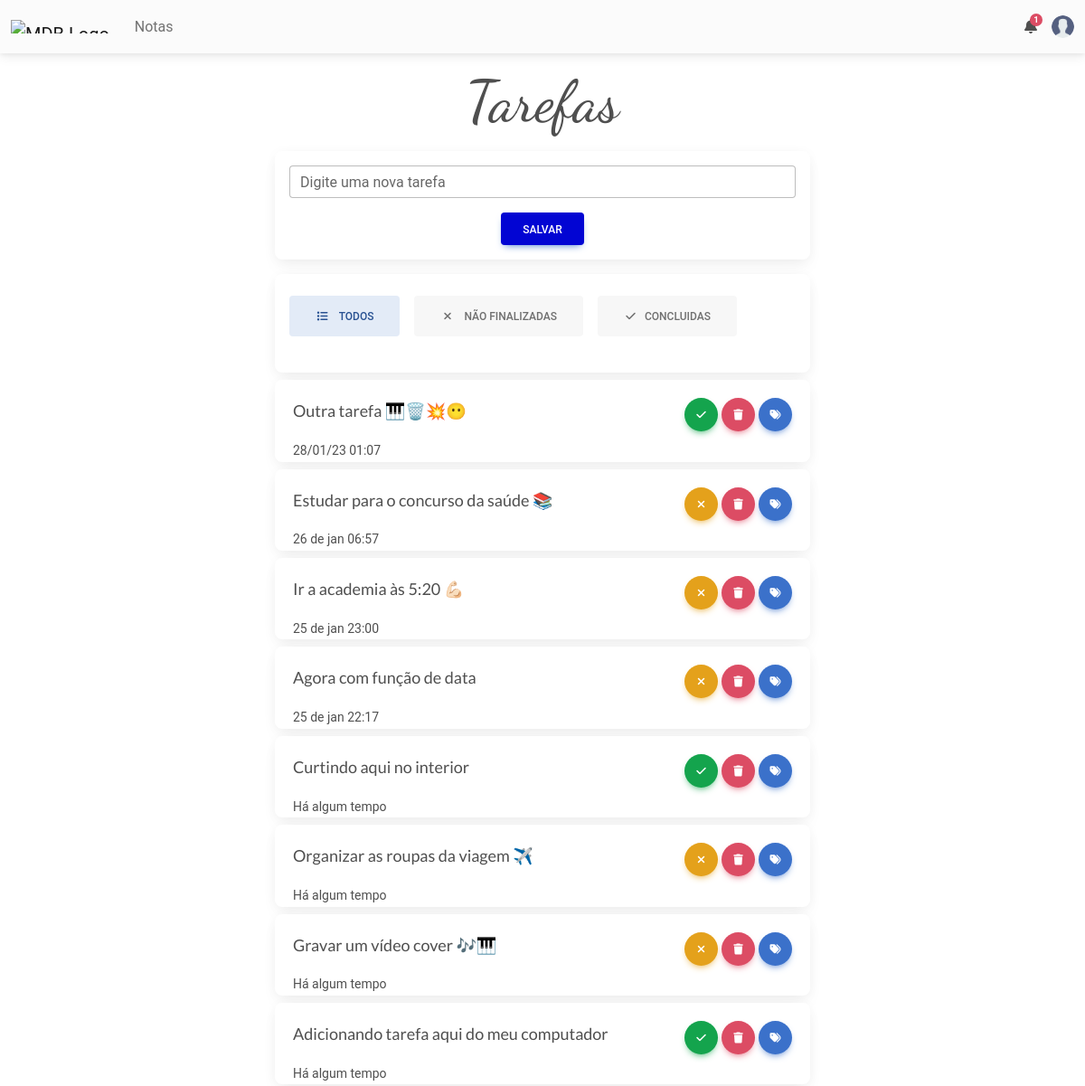
Before: / (upper part) with the older database file.
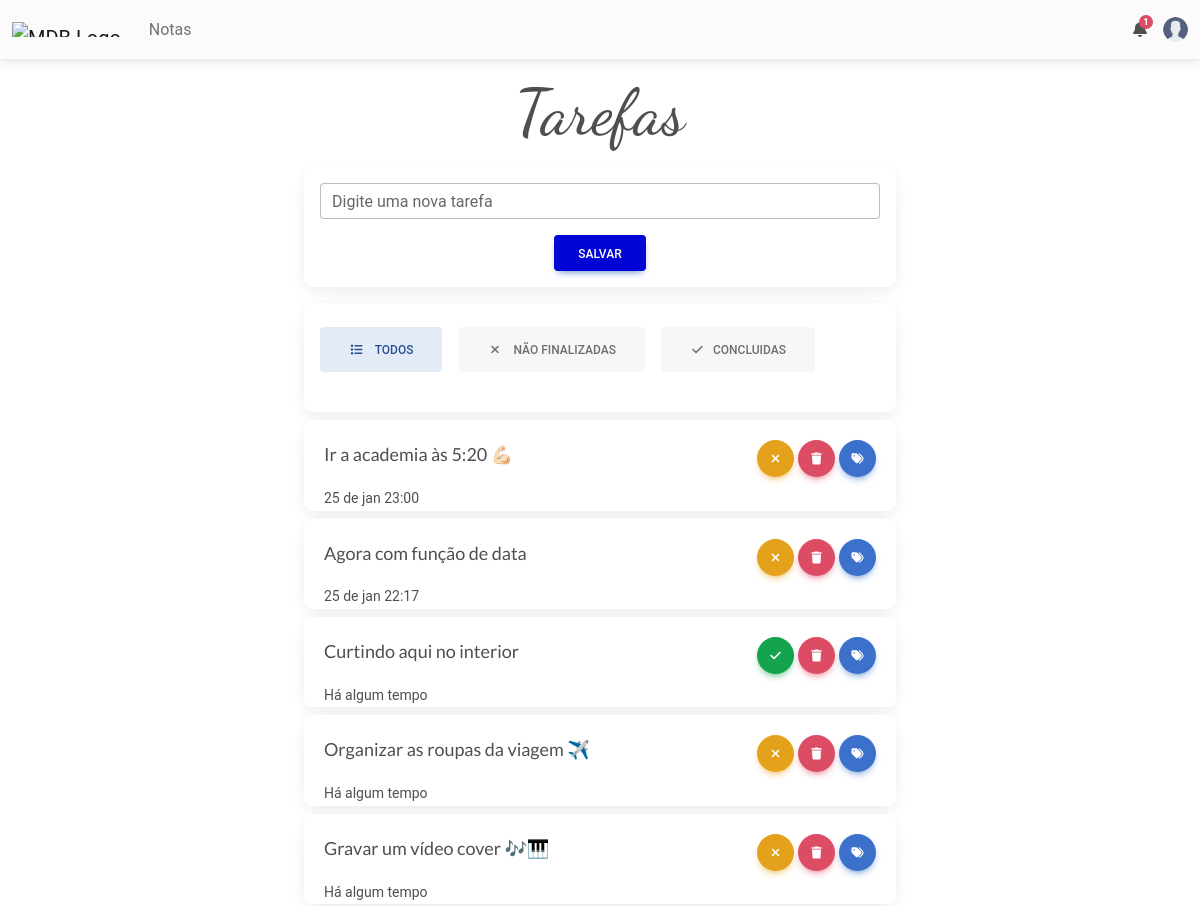
After: the same page with the newer database file.
### app.py (models this page shows)
class Tarefas(Base):
    __tablename__= 'tarefas'
    id = Column( Integer, primary_key=True)
    titulo = Column(String(50))
    concluido = Column(String)
    created_at = Column(String)

### app.py (the view)
@app.route('/')
def index():
    Session = sessionmaker(bind=engine)
    session_sq = Session()
    tarefas = session_sq.query(Tarefas).order_by(-Tarefas.id)
    return render_template('home.html', tarefas = tarefas, hoje = int(hoje))

### templates/home.html (shortened to what this page needs)
{% extends 'base.html' %}
{% block content %}
<div class='m-3 text-center'>
    <h1 id="logo">Tarefas</h1>
</div>
<header class="mx-auto">
<div id='input-text' class='m-1'>
<form class="card mx-auto p-3" method="post">
<div id="inp" class="form-outline mx-auto">
  <input  type="text" name="titulo" class="form-control" />
  <label class="form-label" for="form12">Digite uma nova tarefa</label>
</div>
<div class='text-center mt-3'>
<button style="background-color: #0205d3;" type="submit" class="btn btn-primary">Salvar</button>
</div>
</form>
</div>
</header>
<div class="m-3 mx-auto" id='pills' >
<div class="card p-3 m-1">
<ul class="nav nav-pills mb-3" id="ex1" role="tablist">
  <li class="nav-item" role="presentation">
    <a
      class="nav-link active"
      id="ex1-tab-1"
      data-mdb-toggle="pill"
      href="#ex1-pills-1"
      role="tab"
      aria-controls="ex1-pills-1"
      aria-selected="true"
      ><i class="fas fa-list fa-fw me-2"></i>
  TODOS</a
    >
  </li>
  <li class="nav-item" role="presentation">
    <a
      class="nav-link"
      id="ex1-tab-2"
      data-mdb-toggle="pill"
      href="#ex1-pills-2"
      role="tab"
      aria-controls="ex1-pills-2"
      aria-selected="false"
      ><i class="fas fa-close fa-fw me-2"></i> NÃO FINALIZADAS</a
    >
  </li>
  <li class="nav-item" role="presentation">
    <a
      class="nav-link"
      id="ex1-tab-3"
      data-mdb-toggle="pill"
      href="#ex1-pills-3"
      role="tab"
      aria-controls="ex1-pills-3"
      aria-selected="false"
      ><i class="fas fa-check fa-fw me-2"></i>CONCLUIDAS</a
    >
  </li>
</ul>
</div>
<div class="tab-content mx-auto" id="ex1-content">
  <div
    class="tab-pane fade show active"
    id="ex1-pills-1"
    role="tabpanel"
    aria-labelledby="ex1-tab-1"
  >
    <div class="tarefas-div">
        {% for tarefa in tarefas %}
        <div class='card m-1'>
<div class="item">
    <div id="esq-elements">
    <p style="font-size: 18px" class=''>{{tarefa.titulo}}</p>
    {% if tarefa.created_at == None %}
    <small>Há algum tempo</small>
    {% else %}
    <small>{{tarefa.created_at}}</small>
    {% endif %}
    </div>
    <div class="div-bt">
        {% if tarefa.concluido == 'true' %}
           <a href='/update/{{tarefa.id}}'><button type="button" class="btn btn-success btn-floating">
  <i class="fas fa-check"></i>
</button></a>
        {% else %}
   <a href='/update/{{tarefa.id}}'><button type="button" class="btn btn-warning btn-floating">
  <i class="fas fa-close"></i>
</button></a>
    {% endif %}
    <a href="/delete/{{tarefa.id}}"><button type="button" class="btn btn-danger btn-floating ms-1 me-1">
  <i class="fas fa-trash"></i>
</button></a>
<div class="dropdown">
  <button
    class="btn btn-primary btn-floating"
    type="button"
    id="dropdownMenuButton"
    data-mdb-toggle="dropdown"
    aria-expanded="false"
  >
    <i class="fas fa-tags"></i>
  </button>
</div>
</div>
   </div>
</div>
   {% endfor %}
</div>
  </div>
  </div>
  </div>
{% endblock %}

### templates/base.html (shortened to what this page needs)
<!DOCTYPE html>
<html>
<head>
<link rel="stylesheet" href="{{ url_for('static', filename='mdb-ui-kit/css/mdb.min.css' )}}">
<link rel="stylesheet" href="{{ url_for('static', filename='mdb-ui-kit/css/my_style.css' )}}">
    <link
      rel="stylesheet"
      href="https://cdnjs.cloudflare.com/ajax/libs/font-awesome/6.0.0/css/all.min.css"
    />
  </head>
  <body>
<nav class="navbar navbar-expand-lg navbar-light bg-light">
  <div class="container-fluid">
    <div class="collapse navbar-collapse" id="navbarSupportedContent">
      <a class="navbar-brand mt-2 mt-lg-0" href="#">
        <img
          src="https://mdbcdn.b-cdn.net/img/logo/mdb-transaprent-noshadows.webp"
          height="15"
          alt="MDB Logo"
          loading="lazy"
        />
      </a>
      <ul class="navbar-nav me-auto mb-2 mb-lg-0">
          <li class="nav-item">
          <a class="nav-link" href="/">Notas</a>
        </li>
      </ul>
    </div>
    <div class="d-flex align-items-center">
      <div class="dropdown">
        <a
          class="text-reset me-3 dropdown-toggle hidden-arrow"
          href="#"
          id="navbarDropdownMenuLink"
          role="button"
          data-mdb-toggle="dropdown"
          aria-expanded="false"
        >
          <i class="fas fa-bell"></i>
          <span class="badge rounded-pill badge-notification bg-danger">1</span>
        </a>
      </div>
      <div class="dropdown">
        <a
          class="dropdown-toggle d-flex align-items-center hidden-arrow"
          href="#"
          id="navbarDropdownMenuAvatar"
          role="button"
          data-mdb-toggle="dropdown"
          aria-expanded="false"
        >
          <img
            src="{{ url_for('static', filename='images/user.png' )}}"
            class="rounded-circle"
            height="25"
            alt="Black and White Portrait of a Man"
            loading="lazy"
          />
        </a>
      </div>
    </div>
  </div>
</nav>
    {% block content %}
    {% endblock %}
  </body>
</html>

### static/mdb-ui-kit/css/my_style.css (style rules this page uses)
#logo { font-family: 'Dancing Script', cursive; font-size: 64px; }
p { font-family: 'Lato', sans-serif; }
.item { display: flex; justify-content: space-between; margin-left: 20px; margin-right: 20px; margin-top: 20px; }
.tarefas-div { display: flex; flex-direction: column; max-width: 600px; margin: auto; }
header, #inp, #pills, #register_container, #login_container { max-width: 600px; }
.div-bt { display: flex; justify-content: space-arround; margin-bottom: 12px; }

Changed rows visible on the page:
removed Tarefas: titulo "Outra tarefa 🎹🗑️💥😶", created_at "28/01/23 01:07"
removed Tarefas: titulo "Estudar para o concurso da saúde 📚", created_at "26 de jan 06:57"
no longer on this page (row unchanged): Tarefas: titulo "Adicionando tarefa aqui do meu computador", shows "Há algum tempo"
